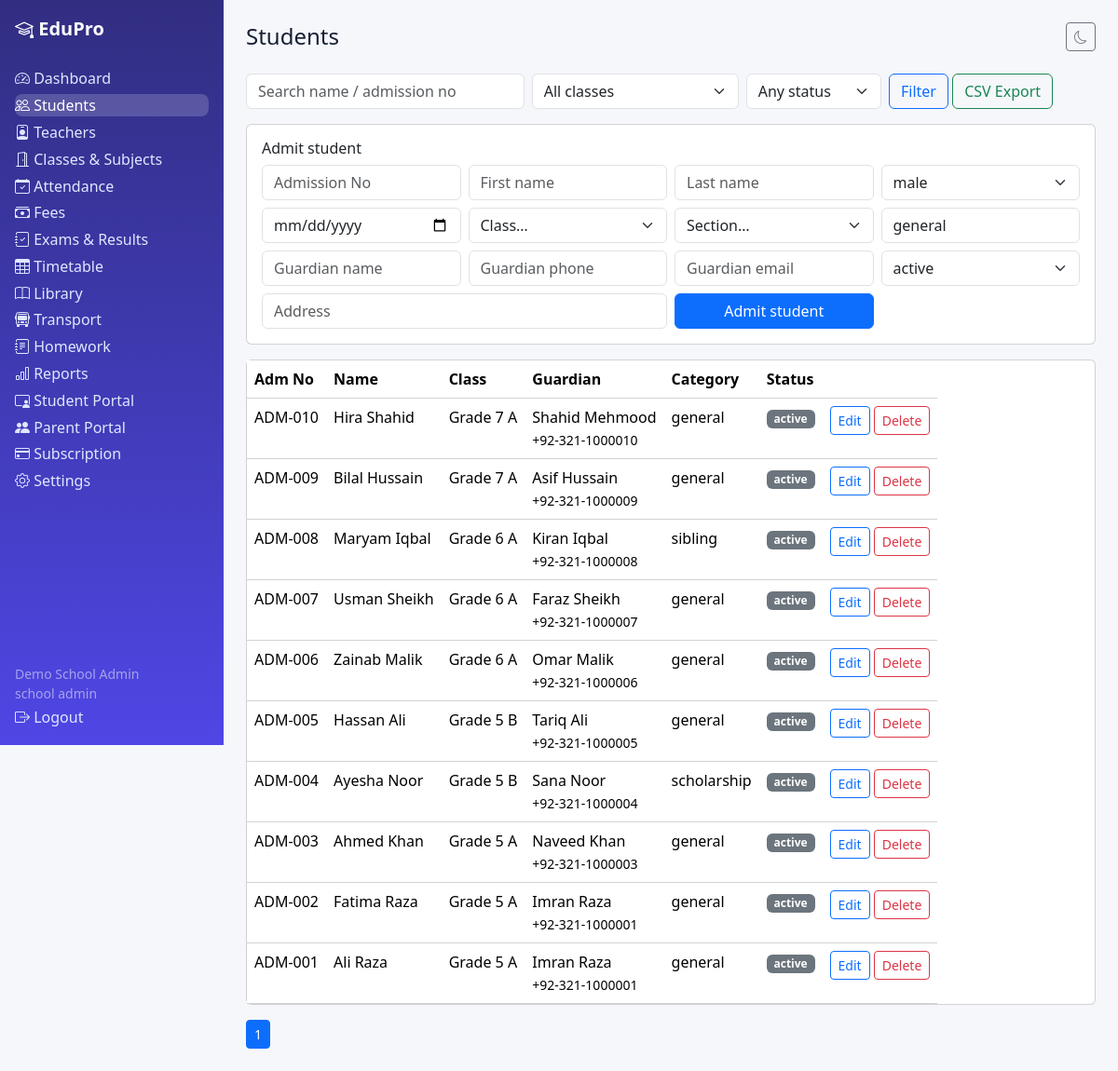
Screenshot of /students.php (signed in) with the database file from the repository.
### tables this page shows
CREATE TABLE students (id INT UNSIGNED AUTO_INCREMENT PRIMARY KEY, tenant_id INT UNSIGNED NOT NULL, user_id INT UNSIGNED NULL, admission_no VARCHAR(40) NOT NULL, first_name VARCHAR(80) NOT NULL, last_name VARCHAR(80) NOT NULL DEFAULT '', gender ENUM('male','female','other') NOT NULL DEFAULT 'male', date_of_birth DATE NULL, class_id INT UNSIGNED NULL, section_id INT UNSIGNED NULL, category VARCHAR(40) NOT NULL DEFAULT 'general', guardian_name VARCHAR(120) NULL, guardian_phone VARCHAR(40) NULL, guardian_email VARCHAR(190) NULL, address VARCHAR(255) NULL, status ENUM('active','transferred','graduated','suspended') NOT NULL DEFAULT 'active', created_at DATETIME NOT NULL DEFAULT CURRENT_TIMESTAMP, UNIQUE KEY uq_student_adm(tenant_id,admission_no), INDEX idx_stu_tenant(tenant_id), INDEX idx_stu_class(class_id), FOREIGN KEY(tenant_id) REFERENCES tenants(id) ON DELETE CASCADE, FOREIGN KEY(class_id) REFERENCES classes(id) ON DELETE SET NULL, FOREIGN KEY(section_id) REFERENCES sections(id) ON DELETE SET NULL);

CREATE TABLE classes (id INT UNSIGNED AUTO_INCREMENT PRIMARY KEY, tenant_id INT UNSIGNED NOT NULL, name VARCHAR(80) NOT NULL, numeric_name INT NOT NULL DEFAULT 0, class_teacher_id INT UNSIGNED NULL, created_at DATETIME NOT NULL DEFAULT CURRENT_TIMESTAMP, INDEX idx_class_tenant(tenant_id), FOREIGN KEY(tenant_id) REFERENCES tenants(id) ON DELETE CASCADE, FOREIGN KEY(class_teacher_id) REFERENCES teachers(id) ON DELETE SET NULL);

CREATE TABLE sections (id INT UNSIGNED AUTO_INCREMENT PRIMARY KEY, tenant_id INT UNSIGNED NOT NULL, class_id INT UNSIGNED NOT NULL, name VARCHAR(20) NOT NULL, capacity INT NOT NULL DEFAULT 40, UNIQUE KEY uq_section(tenant_id,class_id,name), FOREIGN KEY(tenant_id) REFERENCES tenants(id) ON DELETE CASCADE, FOREIGN KEY(class_id) REFERENCES classes(id) ON DELETE CASCADE);

### includes/functions.php (called while the page is built, shortened)
<?php
function e(?string $v): string { return htmlspecialchars($v ?? '', ENT_QUOTES, 'UTF-8'); }
function paginate(int $total,int $per=15): array { $page=max(1,(int)($_GET['page']??1)); $pages=max(1,(int)ceil($total/$per)); return [min($page,$pages),$per,($page-1)*$per,$pages]; }

### students.php (the view, shortened to what this page needs)
<?php require_once __DIR__ . '/includes/auth.php'; $user=require_role(['school_admin','principal','teacher','accountant']); $pdo=db(); check_tenant_active($pdo); $tid=require_tenant(); $base=''; $active='students'; $pageTitle='Students';
$q=trim($_GET['q']??''); $classF=(int)($_GET['class_id']??0); $statusF=$_GET['status']??'';
$where='s.tenant_id=?'; $args=[$tid];
$s=$pdo->prepare("SELECT COUNT(*) FROM students s WHERE $where"); $s->execute($args); [$page,$per,$off,$pages]=paginate((int)$s->fetchColumn());
$s=$pdo->prepare("SELECT s.*,c.name class_name,sec.name section_name FROM students s LEFT JOIN classes c ON c.id=s.class_id LEFT JOIN sections sec ON sec.id=s.section_id WHERE $where ORDER BY s.id DESC LIMIT $per OFFSET $off"); $s->execute($args); $rows=$s->fetchAll();
$edit=null; if(!empty($_GET['edit'])){$s=$pdo->prepare('SELECT * FROM students WHERE id=? AND tenant_id=?');$s->execute([(int)$_GET['edit'],$tid]);$edit=$s->fetch();}
include __DIR__ . '/includes/header.php'; ?>
<form class="row g-2 mb-3" method="get"><div class="col-md-4"><input class="form-control" name="q" value="<?= e($q) ?>" placeholder="Search name / admission no"></div>
<div class="col-md-3"><select class="form-select" name="class_id"><option value="0">All classes</option></select></div>
<div class="col-md-2"><select class="form-select" name="status"><option value="">Any status</option></select></div>
<div class="col-md-3"><button class="btn btn-outline-primary">Filter</button> <a class="btn btn-outline-success" href="?export=1">CSV Export</a></div></form>
<div class="card p-3 mb-3"><h6><?= $edit?'Edit':'Admit' ?> student</h6><form method="post" class="row g-2"><?= csrf_field() ?><input type="hidden" name="id" value="<?= e($edit['id']??'') ?>">
<?php foreach([['admission_no','Admission No'],['first_name','First name'],['last_name','Last name']] as [$f,$l]): ?><div class="col-md-3"><input class="form-control" name="<?= $f ?>" placeholder="<?= $l ?>" value="<?= e($edit[$f]??'') ?>" required></div><?php endforeach; ?>
<div class="col-md-3"><select class="form-select" name="gender"><?php foreach(['male','female','other'] as $g): ?><option <?= ($edit['gender']??'')===$g?'selected':'' ?>><?= $g ?></option><?php endforeach; ?></select></div>
<div class="col-md-3"><input class="form-control" type="date" name="date_of_birth" value="<?= e($edit['date_of_birth']??'') ?>"></div>
<div class="col-md-3"><select class="form-select" name="class_id"><option value="">Class…</option></select></div>
<div class="col-md-3"><select class="form-select" name="section_id"><option value="">Section…</option></select></div>
<div class="col-md-3"><input class="form-control" name="category" placeholder="Category" value="<?= e($edit['category']??'general') ?>"></div>
<div class="col-md-3"><input class="form-control" name="guardian_name" placeholder="Guardian name" value="<?= e($edit['guardian_name']??'') ?>"></div>
<div class="col-md-3"><input class="form-control" name="guardian_phone" placeholder="Guardian phone" value="<?= e($edit['guardian_phone']??'') ?>"></div>
<div class="col-md-3"><input class="form-control" name="guardian_email" placeholder="Guardian email" value="<?= e($edit['guardian_email']??'') ?>"></div>
<div class="col-md-3"><select class="form-select" name="status"><?php foreach(['active','transferred','graduated','suspended'] as $st): ?><option <?= ($edit['status']??'active')===$st?'selected':'' ?>><?= $st ?></option><?php endforeach; ?></select></div>
<div class="col-md-6"><input class="form-control" name="address" placeholder="Address" value="<?= e($edit['address']??'') ?>"></div>
<div class="col-md-3"><button class="btn btn-primary w-100"><?= $edit?'Update':'Admit' ?> student</button></div></form></div>
<table class="table card"><tr><th>Adm No</th><th>Name</th><th>Class</th><th>Guardian</th><th>Category</th><th>Status</th><th></th></tr>
<?php foreach($rows as $r): ?><tr><td><?= e($r['admission_no']) ?></td><td><?= e($r['first_name'].' '.$r['last_name']) ?></td><td><?= e($r['class_name']??'') ?> <?= e($r['section_name']??'') ?></td><td><?= e($r['guardian_name']??'') ?><br><small><?= e($r['guardian_phone']??'') ?></small></td><td><?= e($r['category']) ?></td><td><span class="badge bg-secondary"><?= e($r['status']) ?></span></td>
<td><a class="btn btn-sm btn-outline-primary" href="?edit=<?= $r['id'] ?>">Edit</a> <form method="post" class="d-inline"><button class="btn btn-sm btn-outline-danger" data-confirm="Delete student?">Delete</button></form></td></tr><?php endforeach; ?></table>
<nav><?php for($i=1;$i<=$pages;$i++): ?><a class="btn btn-sm <?= $i==$page?'btn-primary':'btn-outline-secondary' ?>" href="?page=<?= $i ?>&q=<?= e($q) ?>"><?= $i ?></a> <?php endfor; ?></nav>
<?php include __DIR__ . '/includes/footer.php'; ?>

### assets/css/style.css (style rules this page uses)
:root { --brand:#4f46e5;--bg:#f6f7fb;--card:#fff;--text:#172033 }
body { background:var(--bg);color:var(--text);font-family:system-ui,-apple-system,"Segoe UI",Roboto,sans-serif }

### rows the page displays
students: admission_no "ADM-010", first_name+last_name "Hira Shahid", class.name "Grade 7", section.name "A", guardian_name "Shahid Mehmood", guardian_phone "+92-321-1000010", category "general", status "active"
students: admission_no "ADM-009", first_name+last_name "Bilal Hussain", class.name "Grade 7", section.name "A", guardian_name "Asif Hussain", guardian_phone "+92-321-1000009", category "general", status "active"
students: admission_no "ADM-008", first_name+last_name "Maryam Iqbal", class.name "Grade 6", section.name "A", guardian_name "Kiran Iqbal", guardian_phone "+92-321-1000008", category "sibling", status "active"
students: admission_no "ADM-007", first_name+last_name "Usman Sheikh", class.name "Grade 6", section.name "A", guardian_name "Faraz Sheikh", guardian_phone "+92-321-1000007", category "general", status "active"
students: admission_no "ADM-006", first_name+last_name "Zainab Malik", class.name "Grade 6", section.name "A", guardian_name "Omar Malik", guardian_phone "+92-321-1000006", category "general", status "active"
students: admission_no "ADM-005", first_name+last_name "Hassan Ali", class.name "Grade 5", section.name "B", guardian_name "Tariq Ali", guardian_phone "+92-321-1000005", category "general", status "active"
students: admission_no "ADM-004", first_name+last_name "Ayesha Noor", class.name "Grade 5", section.name "B", guardian_name "Sana Noor", guardian_phone "+92-321-1000004", category "scholarship", status "active"
students: admission_no "ADM-003", first_name+last_name "Ahmed Khan", class.name "Grade 5", section.name "A", guardian_name "Naveed Khan", guardian_phone "+92-321-1000003", category "general", status "active"
students: admission_no "ADM-002", first_name+last_name "Fatima Raza", class.name "Grade 5", section.name "A", guardian_name "Imran Raza", guardian_phone "+92-321-1000001", category "general", status "active"
students: admission_no "ADM-001", first_name+last_name "Ali Raza", class.name "Grade 5", section.name "A", guardian_name "Imran Raza", guardian_phone "+92-321-1000001", category "general", status "active"

### other values shown
$l "Dashboard"
$l "Students"
$l "Teachers"
$l "Classes & Subjects"
$l "Attendance"
$l "Fees"
$l "Exams & Results"
$l "Timetable"
$l "Library"
$l "Transport"
$l "Homework"
$l "Reports"
$l "Student Portal"
$l "Parent Portal"
$l "Subscription"
